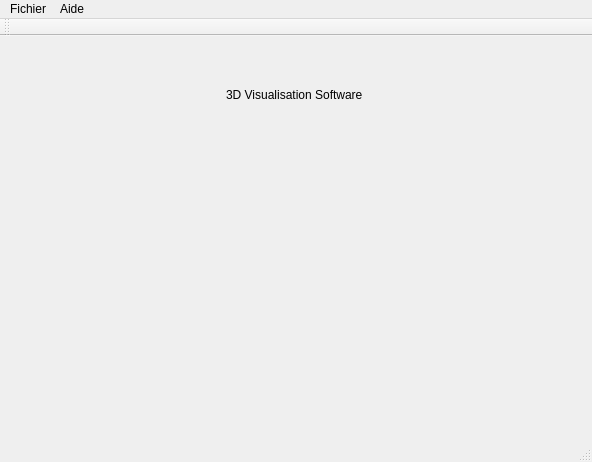
<?xml version="1.0" encoding="UTF-8"?>
<ui version="4.0">
 <class>interface</class>
 <widget class="QMainWindow" name="interface">
  <property name="geometry">
   <rect>
    <x>0</x>
    <y>0</y>
    <width>592</width>
    <height>462</height>
   </rect>
  </property>
  <property name="windowTitle">
   <string>interface</string>
  </property>
  <widget class="QWidget" name="centralWidget">
   <layout class="QGridLayout" name="gridLayout">
    <item row="0" column="0">
     <layout class="QHBoxLayout" name="horizontalLayout_2">
      <item>
       <spacer name="horizontalSpacer">
        <property name="orientation">
         <enum>Qt::Horizontal</enum>
        </property>
        <property name="sizeHint" stdset="0">
         <size>
          <width>198</width>
          <height>20</height>
         </size>
        </property>
       </spacer>
      </item>
      <item>
       <widget class="QLabel" name="label">
        <property name="text">
         <string>3D Visualisation Software</string>
        </property>
       </widget>
      </item>
      <item>
       <spacer name="horizontalSpacer_2">
        <property name="orientation">
         <enum>Qt::Horizontal</enum>
        </property>
        <property name="sizeHint" stdset="0">
         <size>
          <width>218</width>
          <height>20</height>
         </size>
        </property>
       </spacer>
      </item>
     </layout>
    </item>
    <item row="1" column="0">
     <layout class="QHBoxLayout" name="horizontalLayout">
      <item>
       <widget class="ViewerMNT" name="MNT" native="true">
        <property name="minimumSize">
         <size>
          <width>321</width>
          <height>281</height>
         </size>
        </property>
       </widget>
      </item>
      <item>
       <layout class="QVBoxLayout" name="verticalLayout">
        <item>
         <widget class="ViewerObjet" name="Objet" native="true">
          <property name="minimumSize">
           <size>
            <width>171</width>
            <height>131</height>
           </size>
          </property>
         </widget>
        </item>
        <item>
         <widget class="ViewerObjetF" name="ObjetF" native="true">
          <property name="minimumSize">
           <size>
            <width>171</width>
            <height>141</height>
           </size>
          </property>
         </widget>
        </item>
       </layout>
      </item>
     </layout>
    </item>
   </layout>
  </widget>
  <widget class="QMenuBar" name="menuBar">
   <property name="geometry">
    <rect>
     <x>0</x>
     <y>0</y>
     <width>592</width>
     <height>29</height>
    </rect>
   </property>
   <widget class="QMenu" name="menuFichier">
    <property name="title">
     <string>Fichier</string>
    </property>
    <addaction name="Ouvrir"/>
    <addaction name="Plaquage"/>
    <addaction name="Texture"/>
   </widget>
   <widget class="QMenu" name="Aide">
    <property name="title">
     <string>Aide</string>
    </property>
   </widget>
   <addaction name="menuFichier"/>
   <addaction name="Aide"/>
  </widget>
  <widget class="QToolBar" name="mainToolBar">
   <attribute name="toolBarArea">
    <enum>TopToolBarArea</enum>
   </attribute>
   <attribute name="toolBarBreak">
    <bool>false</bool>
   </attribute>
  </widget>
  <widget class="QStatusBar" name="statusBar"/>
  <action name="Ouvrir">
   <property name="text">
    <string>MNT</string>
   </property>
  </action>
  <action name="Plaquage">
   <property name="text">
    <string>Objet</string>
   </property>
  </action>
  <action name="Texture">
   <property name="text">
    <string>Texture</string>
   </property>
  </action>
 </widget>
 <layoutdefault spacing="6" margin="11"/>
 <customwidgets>
  <customwidget>
   <class>ViewerMNT</class>
   <extends>QWidget</extends>
   <header>viewer.h</header>
   <container>1</container>
  </customwidget>
  <customwidget>
   <class>ViewerObjet</class>
   <extends>QWidget</extends>
   <header>viewer.h</header>
   <container>1</container>
  </customwidget>
  <customwidget>
   <class>ViewerObjetF</class>
   <extends>QWidget</extends>
   <header>viewer.h</header>
   <container>1</container>
  </customwidget>
 </customwidgets>
 <resources/>
 <connections/>
</ui>
